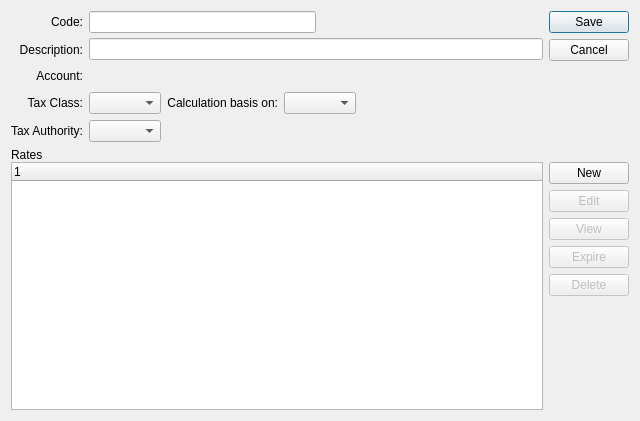
<?xml version="1.0" encoding="UTF-8"?>
<ui version="4.0">
 <class>taxCode</class>
 <widget class="QDialog" name="taxCode">
  <property name="geometry">
   <rect>
    <x>0</x>
    <y>0</y>
    <width>640</width>
    <height>421</height>
   </rect>
  </property>
  <property name="windowTitle">
   <string>Tax Code</string>
  </property>
  <layout class="QGridLayout" name="gridLayout_3">
   <item row="0" column="0">
    <layout class="QHBoxLayout" name="horizontalLayout_2">
     <item>
      <layout class="QGridLayout" name="gridLayout_2">
       <item row="0" column="0">
        <widget class="QLabel" name="_codeLit">
         <property name="text">
          <string>Code:</string>
         </property>
         <property name="alignment">
          <set>Qt::AlignRight|Qt::AlignTrailing|Qt::AlignVCenter</set>
         </property>
         <property name="buddy">
          <cstring>_code</cstring>
         </property>
        </widget>
       </item>
       <item row="0" column="1" rowspan="2">
        <layout class="QVBoxLayout">
         <property name="spacing">
          <number>5</number>
         </property>
         <item>
          <layout class="QHBoxLayout">
           <property name="spacing">
            <number>0</number>
           </property>
           <item>
            <widget class="XLineEdit" name="_code"/>
           </item>
           <item>
            <layout class="QHBoxLayout" name="_2">
             <property name="spacing">
              <number>0</number>
             </property>
            </layout>
           </item>
           <item>
            <spacer>
             <property name="orientation">
              <enum>Qt::Horizontal</enum>
             </property>
             <property name="sizeType">
              <enum>QSizePolicy::Expanding</enum>
             </property>
             <property name="sizeHint" stdset="0">
              <size>
               <width>20</width>
               <height>20</height>
              </size>
             </property>
            </spacer>
           </item>
          </layout>
         </item>
         <item>
          <widget class="XLineEdit" name="_description"/>
         </item>
        </layout>
       </item>
       <item row="1" column="0">
        <widget class="QLabel" name="_descriptionLit">
         <property name="text">
          <string>Description:</string>
         </property>
         <property name="alignment">
          <set>Qt::AlignRight|Qt::AlignTrailing|Qt::AlignVCenter</set>
         </property>
         <property name="buddy">
          <cstring>_description</cstring>
         </property>
        </widget>
       </item>
       <item row="2" column="0">
        <widget class="QLabel" name="_accountLit">
         <property name="text">
          <string>Account:</string>
         </property>
         <property name="alignment">
          <set>Qt::AlignRight|Qt::AlignTrailing|Qt::AlignVCenter</set>
         </property>
        </widget>
       </item>
       <item row="2" column="1">
        <layout class="QHBoxLayout" name="horizontalLayout_3">
         <item>
          <widget class="GLCluster" name="_account"/>
         </item>
         <item>
          <spacer name="horizontalSpacer_2">
           <property name="orientation">
            <enum>Qt::Horizontal</enum>
           </property>
           <property name="sizeHint" stdset="0">
            <size>
             <width>0</width>
             <height>20</height>
            </size>
           </property>
          </spacer>
         </item>
        </layout>
       </item>
       <item row="3" column="1">
        <layout class="QHBoxLayout" name="horizontalLayout_5">
         <item>
          <widget class="XComboBox" name="_taxClass">
           <property name="allowNull">
            <bool>true</bool>
           </property>
           <property name="nullStr">
            <string>None</string>
           </property>
           <property name="type">
            <enum>XComboBox::TaxClasses</enum>
           </property>
          </widget>
         </item>
         <item>
          <widget class="QLabel" name="_basisLit">
           <property name="text">
            <string>Calculation basis on:</string>
           </property>
           <property name="alignment">
            <set>Qt::AlignRight|Qt::AlignTrailing|Qt::AlignVCenter</set>
           </property>
          </widget>
         </item>
         <item>
          <widget class="XComboBox" name="_basis">
           <property name="allowNull">
            <bool>true</bool>
           </property>
           <property name="nullStr">
            <string>Base Price</string>
           </property>
           <property name="type">
            <enum>XComboBox::TaxCodes</enum>
           </property>
          </widget>
         </item>
         <item>
          <spacer name="horizontalSpacer_4">
           <property name="orientation">
            <enum>Qt::Horizontal</enum>
           </property>
           <property name="sizeHint" stdset="0">
            <size>
             <width>40</width>
             <height>20</height>
            </size>
           </property>
          </spacer>
         </item>
        </layout>
       </item>
       <item row="3" column="0">
        <widget class="QLabel" name="_accountLit_3">
         <property name="text">
          <string>Tax Class:</string>
         </property>
         <property name="alignment">
          <set>Qt::AlignRight|Qt::AlignTrailing|Qt::AlignVCenter</set>
         </property>
        </widget>
       </item>
       <item row="4" column="0">
        <widget class="QLabel" name="_taxauthLit">
         <property name="text">
          <string>Tax Authority:</string>
         </property>
         <property name="alignment">
          <set>Qt::AlignRight|Qt::AlignTrailing|Qt::AlignVCenter</set>
         </property>
        </widget>
       </item>
       <item row="4" column="1">
        <layout class="QHBoxLayout" name="horizontalLayout_4">
         <item>
          <widget class="XComboBox" name="_taxauth">
           <property name="allowNull">
            <bool>true</bool>
           </property>
           <property name="nullStr">
            <string>None</string>
           </property>
           <property name="type">
            <enum>XComboBox::TaxAuths</enum>
           </property>
          </widget>
         </item>
         <item>
          <spacer name="horizontalSpacer_3">
           <property name="orientation">
            <enum>Qt::Horizontal</enum>
           </property>
           <property name="sizeHint" stdset="0">
            <size>
             <width>40</width>
             <height>20</height>
            </size>
           </property>
          </spacer>
         </item>
        </layout>
       </item>
      </layout>
     </item>
     <item>
      <spacer name="horizontalSpacer">
       <property name="orientation">
        <enum>Qt::Horizontal</enum>
       </property>
       <property name="sizeType">
        <enum>QSizePolicy::Preferred</enum>
       </property>
       <property name="sizeHint" stdset="0">
        <size>
         <width>0</width>
         <height>20</height>
        </size>
       </property>
      </spacer>
     </item>
     <item>
      <layout class="QVBoxLayout">
       <property name="spacing">
        <number>0</number>
       </property>
       <item>
        <widget class="QDialogButtonBox" name="_buttonBox">
         <property name="orientation">
          <enum>Qt::Vertical</enum>
         </property>
         <property name="standardButtons">
          <set>QDialogButtonBox::Cancel|QDialogButtonBox::Save</set>
         </property>
        </widget>
       </item>
       <item>
        <spacer>
         <property name="orientation">
          <enum>Qt::Vertical</enum>
         </property>
         <property name="sizeType">
          <enum>QSizePolicy::Expanding</enum>
         </property>
         <property name="sizeHint" stdset="0">
          <size>
           <width>77</width>
           <height>0</height>
          </size>
         </property>
        </spacer>
       </item>
      </layout>
     </item>
    </layout>
   </item>
   <item row="1" column="0">
    <widget class="QFrame" name="_frame">
     <property name="sizePolicy">
      <sizepolicy hsizetype="Preferred" vsizetype="Expanding">
       <horstretch>0</horstretch>
       <verstretch>1</verstretch>
      </sizepolicy>
     </property>
     <property name="frameShape">
      <enum>QFrame::NoFrame</enum>
     </property>
     <property name="frameShadow">
      <enum>QFrame::Raised</enum>
     </property>
     <layout class="QGridLayout" name="gridLayout">
      <property name="margin">
       <number>0</number>
      </property>
      <item row="0" column="0">
       <layout class="QVBoxLayout" name="verticalLayout">
        <property name="spacing">
         <number>0</number>
        </property>
        <item>
         <widget class="QLabel" name="label">
          <property name="text">
           <string>Rates</string>
          </property>
         </widget>
        </item>
        <item>
         <layout class="QHBoxLayout" name="horizontalLayout">
          <item>
           <widget class="XTreeWidget" name="_taxitems"/>
          </item>
          <item>
           <layout class="QVBoxLayout" name="verticalLayout_2">
            <item>
             <widget class="QPushButton" name="_new">
              <property name="text">
               <string>New</string>
              </property>
             </widget>
            </item>
            <item>
             <widget class="QPushButton" name="_edit">
              <property name="enabled">
               <bool>false</bool>
              </property>
              <property name="text">
               <string>Edit</string>
              </property>
             </widget>
            </item>
            <item>
             <widget class="QPushButton" name="_view">
              <property name="enabled">
               <bool>false</bool>
              </property>
              <property name="text">
               <string>View</string>
              </property>
             </widget>
            </item>
            <item>
             <widget class="QPushButton" name="_expire">
              <property name="enabled">
               <bool>false</bool>
              </property>
              <property name="text">
               <string>Expire</string>
              </property>
             </widget>
            </item>
            <item>
             <widget class="QPushButton" name="_delete">
              <property name="enabled">
               <bool>false</bool>
              </property>
              <property name="text">
               <string>Delete</string>
              </property>
             </widget>
            </item>
            <item>
             <spacer>
              <property name="orientation">
               <enum>Qt::Vertical</enum>
              </property>
              <property name="sizeType">
               <enum>QSizePolicy::Expanding</enum>
              </property>
              <property name="sizeHint" stdset="0">
               <size>
                <width>77</width>
                <height>0</height>
               </size>
              </property>
             </spacer>
            </item>
           </layout>
          </item>
         </layout>
        </item>
       </layout>
      </item>
     </layout>
    </widget>
   </item>
  </layout>
 </widget>
 <layoutdefault spacing="6" margin="11"/>
 <pixmapfunction>qPixmapFromMimeSource</pixmapfunction>
 <customwidgets>
  <customwidget>
   <class>GLCluster</class>
   <extends>QWidget</extends>
   <header>glcluster.h</header>
  </customwidget>
  <customwidget>
   <class>XComboBox</class>
   <extends>QComboBox</extends>
   <header>xcombobox.h</header>
  </customwidget>
  <customwidget>
   <class>XLineEdit</class>
   <extends>QLineEdit</extends>
   <header>xlineedit.h</header>
   <container>1</container>
  </customwidget>
  <customwidget>
   <class>XTreeWidget</class>
   <extends>QTreeWidget</extends>
   <header>xtreewidget.h</header>
   <container>1</container>
  </customwidget>
 </customwidgets>
 <tabstops>
  <tabstop>_code</tabstop>
  <tabstop>_description</tabstop>
 </tabstops>
 <resources/>
 <connections>
  <connection>
   <sender>_buttonBox</sender>
   <signal>rejected()</signal>
   <receiver>taxCode</receiver>
   <slot>reject()</slot>
   <hints>
    <hint type="sourcelabel">
     <x>578</x>
     <y>60</y>
    </hint>
    <hint type="destinationlabel">
     <x>319</x>
     <y>210</y>
    </hint>
   </hints>
  </connection>
 </connections>
</ui>
